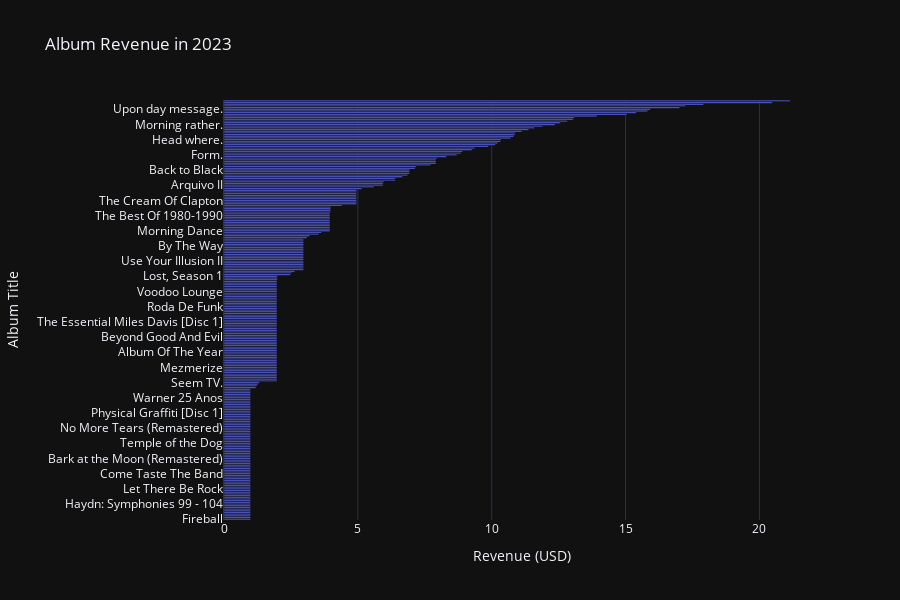

Notebook code for this chart:
### Code cell
import pyodbc
import pandas as pd
import plotly.express as px

def main():
    # Database connection parameters
    server = 'DPC2023'  # Replace with your server name
    database = 'ChinookDW4'
    
    # Connect to the database
    conn = pyodbc.connect(
        'DRIVER={ODBC Driver 17 for SQL Server};'
        f'SERVER={server};'
        f'DATABASE={database};'
        'Trusted_Connection=yes;'
    )
    
    # Define the SQL query
    sql_query = '''
    SELECT 
        DimAlbum.Title AS AlbumTitle,
        SUM(FactSales.Quantity) AS QuantitySold,
        SUM(FactSales.TotalAmount) AS Revenue
    FROM 
        FactSales
    JOIN 
        DimAlbum ON FactSales.AlbumKey = DimAlbum.AlbumKey
    JOIN 
        DimDate ON FactSales.DateKey = DimDate.DateKey
    WHERE 
        DimDate.Year = 2023  -- Specify the desired year or date range here
    GROUP BY 
        DimAlbum.Title
    ORDER BY 
        Revenue DESC;  -- Or use `QuantitySold DESC` to sort by quantity sold
    '''
    
    # Fetch data into a pandas DataFrame
    df = pd.read_sql(sql_query, conn)
    
    # Close the connection
    conn.close()
    
    # Check if data is available
    if df.empty:
        print("No data available for the specified year.")
        return
    
    # Data visualization using Plotly
    fig = px.bar(
        df, 
        x='Revenue', 
        y='AlbumTitle', 
        orientation='h',
        title='Album Revenue in 2023',
        hover_data=['QuantitySold'],
        labels={'AlbumTitle': 'Album Title', 'Revenue': 'Revenue (USD)'},
        template='plotly_dark'
    )
    fig.update_layout(
        yaxis={'categoryorder':'total ascending'},
        height=600,
    )
    fig.show()

if __name__ == '__main__':
    main()

### Figure 1 — Plotly figure (JSON) as saved in the notebook; plotly's stock layout.template omitted (floating-point values rounded to 4 significant figures; data arrays with more than 128 entries replaced by an {"elided": "..."} marker saying what was removed)
{"data": [{"alignmentgroup": "True", "customdata": {"elided": "249x1 int values"}, "hovertemplate": "Revenue (USD)=%{x}<br>Album Title=%{y}<br>QuantitySold=%{customdata[0]}<extra></extra>", "legendgroup": "", "marker": {"color": "#636efa", "pattern": {"shape": ""}}, "name": "", "offsetgroup": "", "orientation": "h", "showlegend": false, "textposition": "auto", "type": "bar", "x": {"elided": "249 float values"}, "xaxis": "x", "y": {"elided": "249 str values"}, "yaxis": "y"}], "layout": {"barmode": "relative", "height": 600, "legend": {"tracegroupgap": 0}, "title": {"text": "Album Revenue in 2023"}, "xaxis": {"anchor": "y", "domain": [0, 1], "title": {"text": "Revenue (USD)"}}, "yaxis": {"anchor": "x", "categoryorder": "total ascending", "domain": [0, 1], "title": {"text": "Album Title"}}}}
